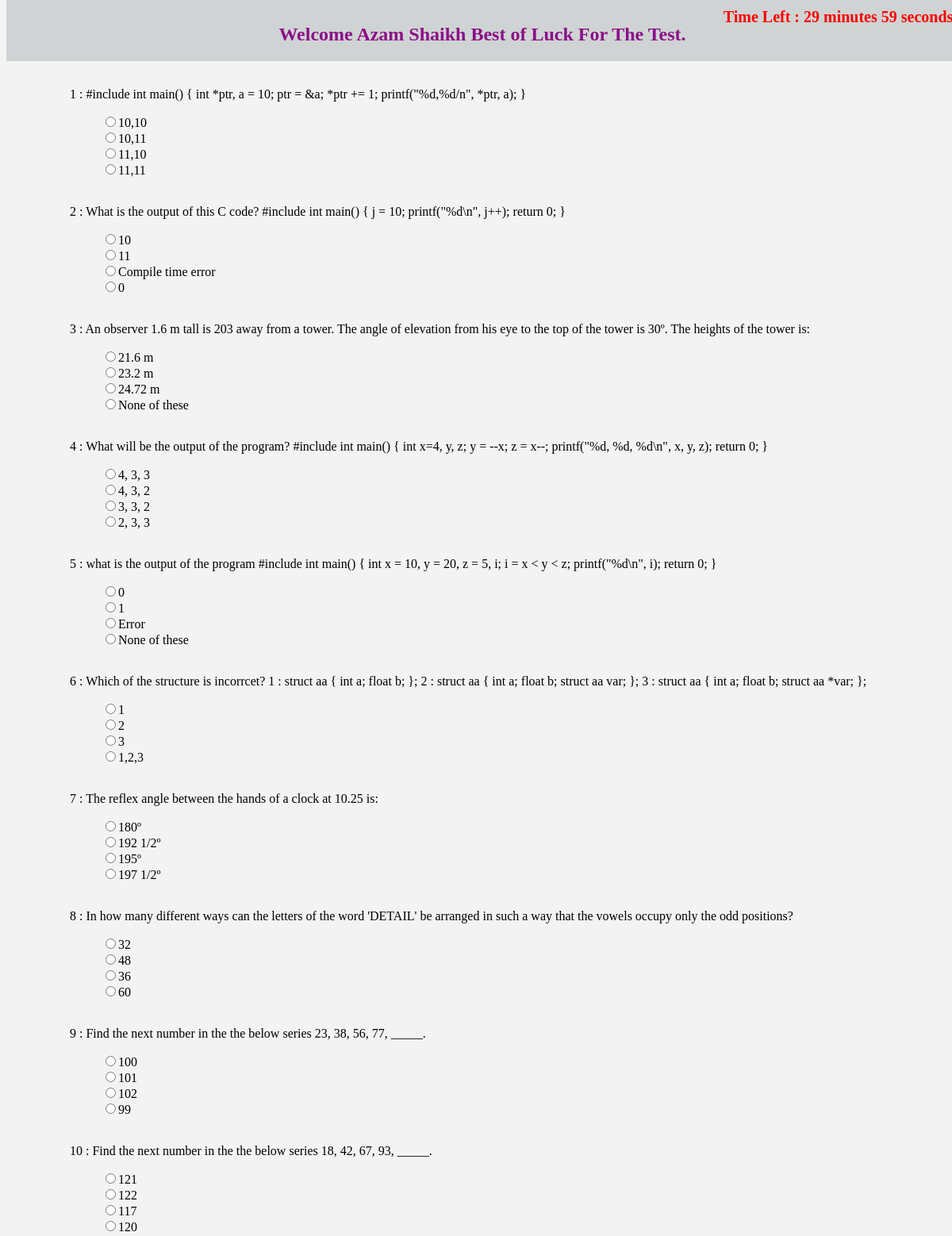
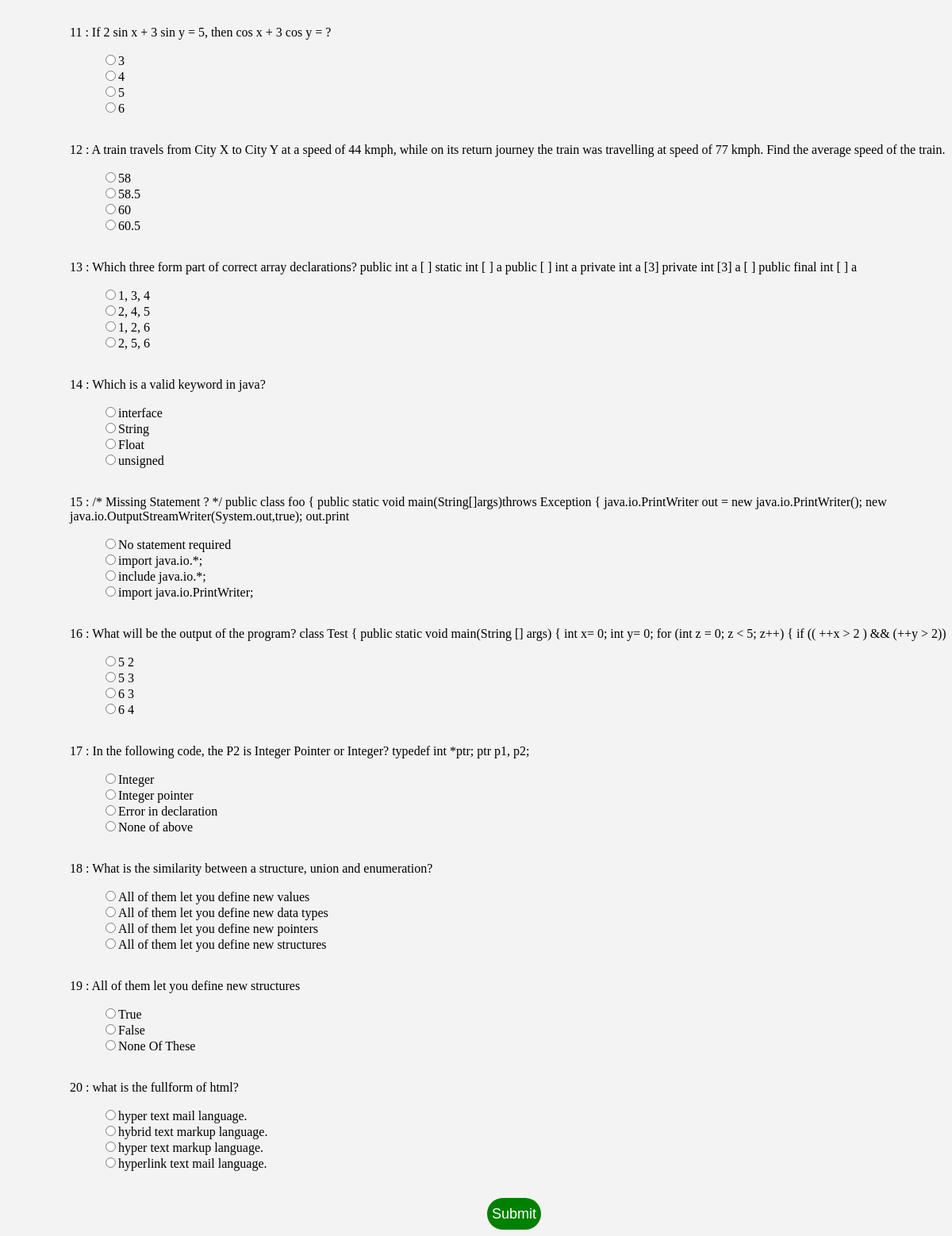
The app's page /home.php (signed in) with its own data (2 pictures, top to bottom).
### tables this page shows
CREATE TABLE IF NOT EXISTS `questions` (
  `qid` int(100) NOT NULL AUTO_INCREMENT,
  `question` varchar(255) NOT NULL,
  `ans_id` varchar(250) NOT NULL,
  PRIMARY KEY (`qid`)
);

### home.php (the view, shortened to what this page needs)
<?php
	include 'Connection.php';
    $result = mysqli_query($conn, 'SELECT qid FROM questions');
	$qidList = [];
    while($row = mysqli_fetch_assoc($result)) {
       $qidList [$row["qid"]] = $row["qid"];
    }
    $oldQId = $qidList;
    if(session_id() == $_SESSION['sess_id']){
	    $keyList = array_rand($qidList,20);
    }
    foreach ($keyList as $key => $value) {
    	$questionIdList[] = $oldQId[$value];
    }
    $qestList = [];
    $arrQid = implode(',', $questionIdList);
    $qest = mysqli_query($conn, 'SELECT * FROM questions WHERE qid IN ('.$arrQid. ')');
    while($rowL = mysqli_fetch_assoc($qest)) {
       $qestfiled['qid'] = $rowL['qid'];
       $qestfiled['question'] = $rowL['question'];
       $qestfiled['correct_answer'] = $rowL['ans_id'];
	   $ans = mysqli_query($conn, 'SELECT * FROM answers WHERE q_id = '.$rowL['qid']);
	   $ansList = $ansData = [];
	   while($ansL = mysqli_fetch_assoc($ans)) {
	   		$ansData [$ansL['aid']]['answer'] = $ansL['answer'];
	       	$ansList = $ansData;
	   }
       $qestfiled['answers'] = $ansList;
       $qestList [$rowL['qid']] = $qestfiled;
    }
?>
<!DOCTYPE html>
<html>
<head>
</head>
<body>
<link rel="stylesheet" type="text/css" href="css/style3.css">
<div class="navbar">
	<h2> Welcome <?php echo $_SESSION['username']; ?> Best of Luck For The Test.</h2>
</div>
		<div style="font-weight: bold" id="quiz-time-left"></div>
	<div class="question">
	<?php
		$i = 1;
		echo '<form action="" method="post">';
		foreach ($qestList as $key => $value) {
			echo "<div>";
			echo $i. " : " .$value['question'];
			echo "<ul>";
			foreach ($value['answers'] as $k => $val) {
				echo '<input type="radio" id="a'.$k.'" value="'.$k.'" name="answer'.$value['qid'].'" />';
				echo '<label for="a'.$k.'">'.$val['answer'].'</label> <br>';
			}
			echo "</ul>";
			echo "</div></br>";
			$i = $i + 1;
		}
		echo '<div class="final">';
		echo '<input type="submit" name="submit" value="Submit" id="button" /></form>';
		echo '</div>';
		exit();
	?>

### css/style3.css (style rules this page uses)
body { background-size: 100%; background-color: #f3f3f3; width: 100%; }
h2 { text-align: center; color: #8c0f88; padding:0; margin-top: 30px; }
.question { padding-left: 80px; margin-top: 110px; }
#button { text-align: center; margin:0 auto; display: block; border:none; outline: none; height: 40px; background:green; color: white; font-size: 18px; border-radius: 20px; }
#quiz-time-left { text-align: right; position: relative; color: red; font-size: 20px; font-style: bold; margin-top: 10px; margin-bottom: 20px; }
.navbar, #quiz-time-left { overflow: hidden; background-color: #cfd3d3; position: fixed; top: 0; width: 100%; margin-right: 20px; }

### records on screen
questions: question "#include int main() { int *ptr, a = 10; ptr = &a; *ptr += 1; printf(\"%d,%d/n\", *ptr, a); }", answer "10,10", answer "10,11", answer "11,10", answer "11,11"
questions: question "What is the output of this C code? #include int main() { j = 10; printf(\"%d\\n\", j++); return 0; }", answer "10", answer "11", answer "Compile time error", answer "0"
questions: question "An observer 1.6 m tall is 203 away from a tower. The angle of elevation from his eye to the top of the tower is 30º. The heights of the tower is:", answer "21.6 m", answer "23.2 m", answer "24.72 m", answer "None of these"
questions: question "The reflex angle between the hands of a clock at 10.25 is:", answer "180º", answer "192 1/2º", answer "195º", answer "197 1/2º"
questions: question "In how many different ways can the letters of the word 'DETAIL' be arranged in such a way that the vowels occupy only the odd positions?", answer "32", answer "48", answer "36", answer "60"
questions: question "Find the next number in the the below series 23, 38, 56, 77, _____.", answer "100", answer "101", answer "102", answer "99"
questions: question "Find the next number in the the below series 18, 42, 67, 93, _____.", answer "121", answer "122", answer "117", answer "120"
questions: question "If 2 sin x + 3 sin y = 5, then cos x + 3 cos y = ?", answer "3", answer "4", answer "5", answer "6"
questions: question "Which is a valid keyword in java?", answer "interface", answer "String", answer "Float", answer "unsigned"
questions: question "In the following code, the P2 is Integer Pointer or Integer? typedef int *ptr; ptr p1, p2;", answer "Integer", answer "Integer pointer", answer "Error in declaration", answer "None of above"
questions: question "What is the similarity between a structure, union and enumeration?", answer "All of them let you define new values", answer "All of them let you define new data types", answer "All of them let you define new pointers", answer "All of them let you define new structures"
questions: question "All of them let you define new structures", answer "True", answer "False", answer "None Of These"
questions: question "what is the fullform of html?", answer "hyper text mail language.", answer "hybrid text markup language.", answer "hyper text markup language.", answer "hyperlink text mail language."

### other values on screen
$_SESSION['username'] "Azam Shaikh"
$value['question'] "What will be the output of the program? #include int main() { int x=4, y, z; y = --x; z = x--; printf(\"%d, %d, %d\\n\", x, y, z); return 0; }"
$val['answer'] "4, 3, 3"
$val['answer'] "4, 3, 2"
$val['answer'] "3, 3, 2"
$val['answer'] "2, 3, 3"
$value['question'] "what is the output of the program #include int main() { int x = 10, y = 20, z = 5, i; i = x < y < z; printf(\"%d\\n\", i); return 0; }"
$val['answer'] "0"
$val['answer'] "1"
$val['answer'] "Error"
$val['answer'] "None of these"
$value['question'] "Which of the structure is incorrcet? 1 : struct aa { int a; float b; }; 2 : struct aa { int a; float b; struct aa var; }; 3 : struct aa { int a; float b; struct aa *var; };"
$val['answer'] "2"
$val['answer'] "3"
$val['answer'] "1,2,3"
